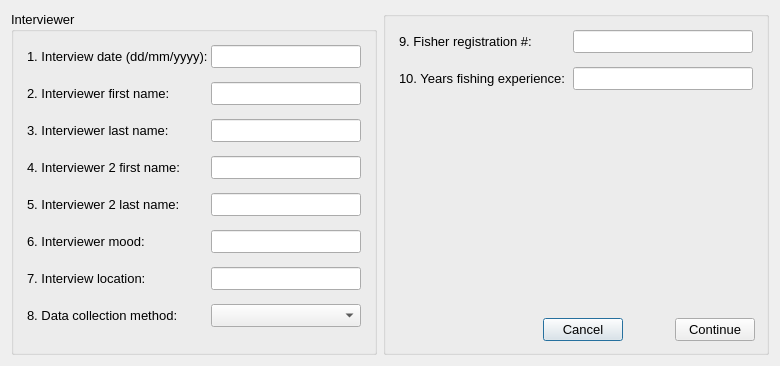
<ui version="4.0" >
 <author>Aaron Racicot</author>
 <class>InterviewStart</class>
 <widget class="QDialog" name="InterviewStart" >
  <property name="geometry" >
   <rect>
    <x>0</x>
    <y>0</y>
    <width>778</width>
    <height>366</height>
   </rect>
  </property>
  <property name="windowTitle" >
   <string>OpenOceanMap - Interview</string>
  </property>
  <layout class="QVBoxLayout" name="verticalLayout_3" >
   <item>
    <layout class="QHBoxLayout" name="horizontalLayout" >
     <item>
      <layout class="QVBoxLayout" name="verticalLayout_6" >
       <item>
        <layout class="QVBoxLayout" name="verticalLayout_4" >
         <item>
          <widget class="QGroupBox" name="interviewee_2" >
           <property name="font" >
            <font>
             <pointsize>10</pointsize>
            </font>
           </property>
           <property name="title" >
            <string>Interviewer</string>
           </property>
           <layout class="QVBoxLayout" name="verticalLayout_5" >
            <item>
             <widget class="QWidget" native="1" name="interviewee_first_name_2" >
              <layout class="QHBoxLayout" name="_3" >
               <property name="spacing" >
                <number>4</number>
               </property>
               <property name="margin" >
                <number>4</number>
               </property>
               <item>
                <widget class="QLabel" name="date_text" >
                 <property name="minimumSize" >
                  <size>
                   <width>180</width>
                   <height>0</height>
                  </size>
                 </property>
                 <property name="maximumSize" >
                  <size>
                   <width>180</width>
                   <height>16777215</height>
                  </size>
                 </property>
                 <property name="text" >
                  <string>1. Interview date (dd/mm/yyyy):</string>
                 </property>
                </widget>
               </item>
               <item>
                <widget class="QLineEdit" name="date_line" >
                 <property name="enabled" >
                  <bool>true</bool>
                 </property>
                 <property name="minimumSize" >
                  <size>
                   <width>150</width>
                   <height>0</height>
                  </size>
                 </property>
                 <property name="maximumSize" >
                  <size>
                   <width>150</width>
                   <height>16777215</height>
                  </size>
                 </property>
                 <property name="text" >
                  <string/>
                 </property>
                </widget>
               </item>
              </layout>
             </widget>
            </item>
            <item>
             <widget class="QWidget" native="1" name="interviewee_first_name_8" >
              <layout class="QHBoxLayout" name="_23" >
               <property name="spacing" >
                <number>4</number>
               </property>
               <property name="margin" >
                <number>4</number>
               </property>
               <item>
                <widget class="QLabel" name="interviewer1_first_name_text_2" >
                 <property name="minimumSize" >
                  <size>
                   <width>180</width>
                   <height>0</height>
                  </size>
                 </property>
                 <property name="maximumSize" >
                  <size>
                   <width>180</width>
                   <height>16777215</height>
                  </size>
                 </property>
                 <property name="text" >
                  <string>2. Interviewer first name:</string>
                 </property>
                </widget>
               </item>
               <item>
                <widget class="QLineEdit" name="interviewer1_first_name_line" >
                 <property name="enabled" >
                  <bool>true</bool>
                 </property>
                 <property name="minimumSize" >
                  <size>
                   <width>150</width>
                   <height>0</height>
                  </size>
                 </property>
                 <property name="maximumSize" >
                  <size>
                   <width>150</width>
                   <height>16777215</height>
                  </size>
                 </property>
                 <property name="text" >
                  <string/>
                 </property>
                </widget>
               </item>
              </layout>
             </widget>
            </item>
            <item>
             <widget class="QWidget" native="1" name="interviewee_first_name_9" >
              <layout class="QHBoxLayout" name="_24" >
               <property name="spacing" >
                <number>4</number>
               </property>
               <property name="margin" >
                <number>4</number>
               </property>
               <item>
                <widget class="QLabel" name="interviewer1_first_name_text_3" >
                 <property name="minimumSize" >
                  <size>
                   <width>180</width>
                   <height>0</height>
                  </size>
                 </property>
                 <property name="maximumSize" >
                  <size>
                   <width>180</width>
                   <height>16777215</height>
                  </size>
                 </property>
                 <property name="text" >
                  <string>3. Interviewer last name:</string>
                 </property>
                </widget>
               </item>
               <item>
                <widget class="QLineEdit" name="interviewer1_last_name_line" >
                 <property name="enabled" >
                  <bool>true</bool>
                 </property>
                 <property name="minimumSize" >
                  <size>
                   <width>150</width>
                   <height>0</height>
                  </size>
                 </property>
                 <property name="maximumSize" >
                  <size>
                   <width>150</width>
                   <height>16777215</height>
                  </size>
                 </property>
                 <property name="text" >
                  <string/>
                 </property>
                </widget>
               </item>
              </layout>
             </widget>
            </item>
            <item>
             <widget class="QWidget" native="1" name="interviewee_first_name_3" >
              <layout class="QHBoxLayout" name="_8" >
               <property name="spacing" >
                <number>4</number>
               </property>
               <property name="margin" >
                <number>4</number>
               </property>
               <item>
                <widget class="QLabel" name="interviewer1_first_name_text" >
                 <property name="minimumSize" >
                  <size>
                   <width>180</width>
                   <height>0</height>
                  </size>
                 </property>
                 <property name="maximumSize" >
                  <size>
                   <width>180</width>
                   <height>16777215</height>
                  </size>
                 </property>
                 <property name="text" >
                  <string>4. Interviewer 2 first name:</string>
                 </property>
                </widget>
               </item>
               <item>
                <widget class="QLineEdit" name="interviewer2_first_name_line" >
                 <property name="enabled" >
                  <bool>true</bool>
                 </property>
                 <property name="minimumSize" >
                  <size>
                   <width>150</width>
                   <height>0</height>
                  </size>
                 </property>
                 <property name="maximumSize" >
                  <size>
                   <width>150</width>
                   <height>16777215</height>
                  </size>
                 </property>
                 <property name="text" >
                  <string/>
                 </property>
                </widget>
               </item>
              </layout>
             </widget>
            </item>
            <item>
             <widget class="QWidget" native="1" name="interviewee_first_name_4" >
              <layout class="QHBoxLayout" name="_9" >
               <property name="spacing" >
                <number>4</number>
               </property>
               <property name="margin" >
                <number>4</number>
               </property>
               <item>
                <widget class="QLabel" name="interviewer1_last_name_text" >
                 <property name="minimumSize" >
                  <size>
                   <width>180</width>
                   <height>0</height>
                  </size>
                 </property>
                 <property name="maximumSize" >
                  <size>
                   <width>180</width>
                   <height>16777215</height>
                  </size>
                 </property>
                 <property name="text" >
                  <string>5. Interviewer 2 last name:</string>
                 </property>
                </widget>
               </item>
               <item>
                <widget class="QLineEdit" name="interviewer2_last_name_line" >
                 <property name="enabled" >
                  <bool>true</bool>
                 </property>
                 <property name="minimumSize" >
                  <size>
                   <width>150</width>
                   <height>0</height>
                  </size>
                 </property>
                 <property name="maximumSize" >
                  <size>
                   <width>150</width>
                   <height>16777215</height>
                  </size>
                 </property>
                 <property name="text" >
                  <string/>
                 </property>
                </widget>
               </item>
              </layout>
             </widget>
            </item>
            <item>
             <widget class="QWidget" native="1" name="interviewee_first_name_5" >
              <layout class="QHBoxLayout" name="_10" >
               <property name="spacing" >
                <number>4</number>
               </property>
               <property name="margin" >
                <number>4</number>
               </property>
               <item>
                <widget class="QLabel" name="mood_text" >
                 <property name="minimumSize" >
                  <size>
                   <width>180</width>
                   <height>0</height>
                  </size>
                 </property>
                 <property name="maximumSize" >
                  <size>
                   <width>180</width>
                   <height>16777215</height>
                  </size>
                 </property>
                 <property name="text" >
                  <string>6. Interviewer mood:</string>
                 </property>
                </widget>
               </item>
               <item>
                <widget class="QLineEdit" name="mood_line" >
                 <property name="enabled" >
                  <bool>true</bool>
                 </property>
                 <property name="minimumSize" >
                  <size>
                   <width>150</width>
                   <height>0</height>
                  </size>
                 </property>
                 <property name="maximumSize" >
                  <size>
                   <width>150</width>
                   <height>16777215</height>
                  </size>
                 </property>
                 <property name="text" >
                  <string/>
                 </property>
                </widget>
               </item>
              </layout>
             </widget>
            </item>
            <item>
             <widget class="QWidget" native="1" name="interviewee_first_name_7" >
              <layout class="QHBoxLayout" name="_13" >
               <property name="spacing" >
                <number>4</number>
               </property>
               <property name="margin" >
                <number>4</number>
               </property>
               <item>
                <widget class="QLabel" name="mood_text_3" >
                 <property name="minimumSize" >
                  <size>
                   <width>180</width>
                   <height>0</height>
                  </size>
                 </property>
                 <property name="maximumSize" >
                  <size>
                   <width>180</width>
                   <height>16777215</height>
                  </size>
                 </property>
                 <property name="text" >
                  <string>7. Interview location:</string>
                 </property>
                </widget>
               </item>
               <item>
                <widget class="QLineEdit" name="location_line" >
                 <property name="enabled" >
                  <bool>true</bool>
                 </property>
                 <property name="minimumSize" >
                  <size>
                   <width>150</width>
                   <height>0</height>
                  </size>
                 </property>
                 <property name="maximumSize" >
                  <size>
                   <width>150</width>
                   <height>16777215</height>
                  </size>
                 </property>
                 <property name="text" >
                  <string/>
                 </property>
                </widget>
               </item>
              </layout>
             </widget>
            </item>
            <item>
             <widget class="QWidget" native="1" name="interviewee_first_name_6" >
              <layout class="QHBoxLayout" name="_12" >
               <property name="spacing" >
                <number>4</number>
               </property>
               <property name="margin" >
                <number>4</number>
               </property>
               <item>
                <widget class="QLabel" name="mood_text_2" >
                 <property name="minimumSize" >
                  <size>
                   <width>180</width>
                   <height>0</height>
                  </size>
                 </property>
                 <property name="maximumSize" >
                  <size>
                   <width>180</width>
                   <height>16777215</height>
                  </size>
                 </property>
                 <property name="text" >
                  <string>8. Data collection method:</string>
                 </property>
                </widget>
               </item>
               <item>
                <widget class="QComboBox" name="dataMethod_comboBox" >
                 <property name="maximumSize" >
                  <size>
                   <width>150</width>
                   <height>16777215</height>
                  </size>
                 </property>
                 <item>
                  <property name="text" >
                   <string/>
                  </property>
                 </item>
                 <item>
                  <property name="text" >
                   <string>electronic</string>
                  </property>
                 </item>
                 <item>
                  <property name="text" >
                   <string>hard copy</string>
                  </property>
                 </item>
                </widget>
               </item>
              </layout>
             </widget>
            </item>
            <item>
             <spacer name="verticalSpacer" >
              <property name="orientation" >
               <enum>Qt::Vertical</enum>
              </property>
              <property name="sizeHint" stdset="0" >
               <size>
                <width>20</width>
                <height>40</height>
               </size>
              </property>
             </spacer>
            </item>
           </layout>
          </widget>
         </item>
        </layout>
       </item>
      </layout>
     </item>
     <item>
      <widget class="QGroupBox" name="vessel_info" >
       <property name="font" >
        <font>
         <pointsize>10</pointsize>
        </font>
       </property>
       <property name="title" >
        <string/>
       </property>
       <layout class="QVBoxLayout" name="verticalLayout" >
        <item>
         <widget class="QWidget" native="1" name="home_port_13" >
          <property name="font" >
           <font>
            <pointsize>10</pointsize>
           </font>
          </property>
          <layout class="QHBoxLayout" name="_22" >
           <property name="spacing" >
            <number>4</number>
           </property>
           <property name="margin" >
            <number>4</number>
           </property>
           <item>
            <widget class="QLabel" name="years_text_6" >
             <property name="minimumSize" >
              <size>
               <width>170</width>
               <height>0</height>
              </size>
             </property>
             <property name="maximumSize" >
              <size>
               <width>170</width>
               <height>16777215</height>
              </size>
             </property>
             <property name="font" >
              <font>
               <pointsize>10</pointsize>
              </font>
             </property>
             <property name="text" >
              <string>9. Fisher registration #:</string>
             </property>
            </widget>
           </item>
           <item>
            <widget class="QLineEdit" name="fish_regis_line" >
             <property name="enabled" >
              <bool>true</bool>
             </property>
             <property name="minimumSize" >
              <size>
               <width>180</width>
               <height>0</height>
              </size>
             </property>
             <property name="maximumSize" >
              <size>
               <width>180</width>
               <height>16777215</height>
              </size>
             </property>
             <property name="font" >
              <font>
               <pointsize>10</pointsize>
              </font>
             </property>
             <property name="text" >
              <string/>
             </property>
            </widget>
           </item>
          </layout>
         </widget>
        </item>
        <item>
         <widget class="QWidget" native="1" name="home_port_8" >
          <property name="font" >
           <font>
            <pointsize>10</pointsize>
           </font>
          </property>
          <layout class="QHBoxLayout" name="_17" >
           <property name="spacing" >
            <number>4</number>
           </property>
           <property name="margin" >
            <number>4</number>
           </property>
           <item>
            <widget class="QLabel" name="landing_port_text_3" >
             <property name="minimumSize" >
              <size>
               <width>170</width>
               <height>0</height>
              </size>
             </property>
             <property name="maximumSize" >
              <size>
               <width>170</width>
               <height>16777215</height>
              </size>
             </property>
             <property name="font" >
              <font>
               <pointsize>10</pointsize>
              </font>
             </property>
             <property name="text" >
              <string>10. Years fishing experience:</string>
             </property>
            </widget>
           </item>
           <item>
            <widget class="QLineEdit" name="yrs_fishing_line" >
             <property name="enabled" >
              <bool>true</bool>
             </property>
             <property name="minimumSize" >
              <size>
               <width>180</width>
               <height>0</height>
              </size>
             </property>
             <property name="maximumSize" >
              <size>
               <width>180</width>
               <height>16777215</height>
              </size>
             </property>
             <property name="font" >
              <font>
               <pointsize>10</pointsize>
              </font>
             </property>
             <property name="text" >
              <string/>
             </property>
            </widget>
           </item>
          </layout>
         </widget>
        </item>
        <item>
         <spacer name="verticalSpacer_2" >
          <property name="orientation" >
           <enum>Qt::Vertical</enum>
          </property>
          <property name="sizeHint" stdset="0" >
           <size>
            <width>20</width>
            <height>40</height>
           </size>
          </property>
         </spacer>
        </item>
        <item>
         <widget class="QWidget" native="1" name="button_box" >
          <layout class="QHBoxLayout" name="_19" >
           <property name="spacing" >
            <number>2</number>
           </property>
           <property name="margin" >
            <number>2</number>
           </property>
           <item>
            <spacer>
             <property name="orientation" >
              <enum>Qt::Horizontal</enum>
             </property>
             <property name="sizeHint" stdset="0" >
              <size>
               <width>40</width>
               <height>20</height>
              </size>
             </property>
            </spacer>
           </item>
           <item>
            <widget class="QPushButton" name="pbnCancel" >
             <property name="font" >
              <font>
               <pointsize>10</pointsize>
              </font>
             </property>
             <property name="text" >
              <string>Cancel</string>
             </property>
            </widget>
           </item>
           <item>
            <spacer name="horizontalSpacer" >
             <property name="orientation" >
              <enum>Qt::Horizontal</enum>
             </property>
             <property name="sizeType" >
              <enum>QSizePolicy::Fixed</enum>
             </property>
             <property name="sizeHint" stdset="0" >
              <size>
               <width>50</width>
               <height>20</height>
              </size>
             </property>
            </spacer>
           </item>
           <item>
            <widget class="QPushButton" name="pbnSelectFishery" >
             <property name="font" >
              <font>
               <pointsize>10</pointsize>
              </font>
             </property>
             <property name="text" >
              <string>Continue</string>
             </property>
            </widget>
           </item>
          </layout>
         </widget>
        </item>
       </layout>
      </widget>
     </item>
    </layout>
   </item>
  </layout>
 </widget>
 <tabstops>
  <tabstop>date_line</tabstop>
  <tabstop>interviewer1_first_name_line</tabstop>
  <tabstop>interviewer1_last_name_line</tabstop>
  <tabstop>interviewer2_first_name_line</tabstop>
  <tabstop>interviewer2_last_name_line</tabstop>
  <tabstop>mood_line</tabstop>
  <tabstop>location_line</tabstop>
  <tabstop>dataMethod_comboBox</tabstop>
  <tabstop>fish_regis_line</tabstop>
  <tabstop>yrs_fishing_line</tabstop>
  <tabstop>pbnSelectFishery</tabstop>
  <tabstop>pbnCancel</tabstop>
 </tabstops>
 <resources/>
 <connections/>
</ui>
